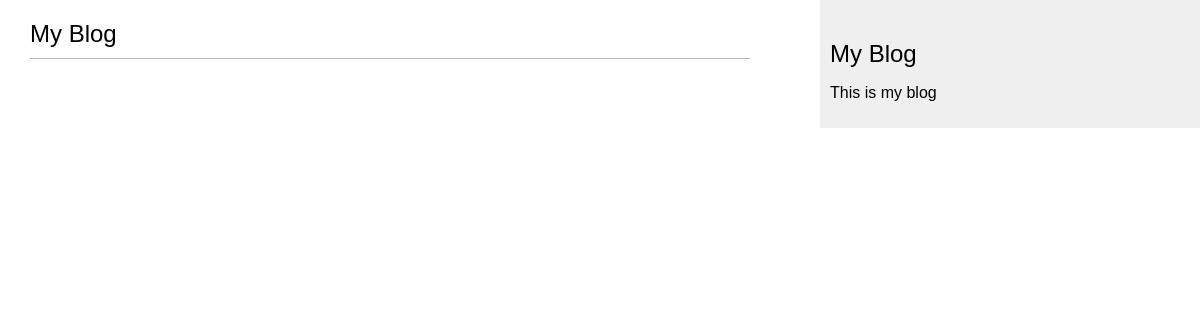
The page /blog/ on the database as committed earlier.
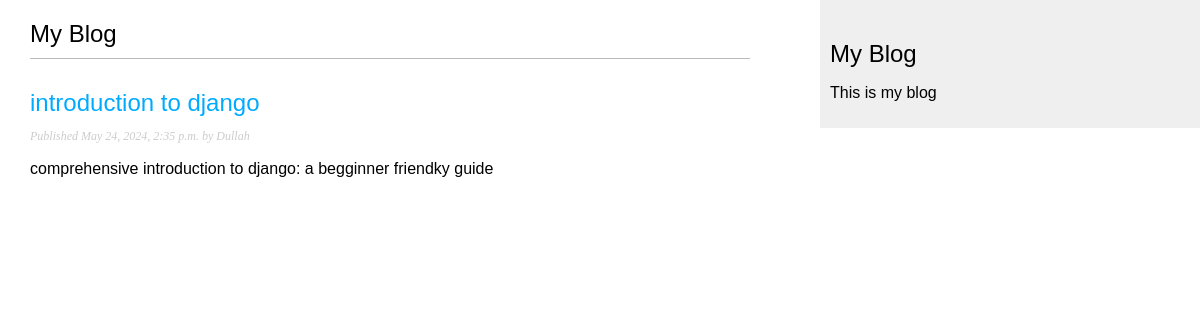
The same page on the database as committed later.
### blog/models.py (models this page shows, shortened)
class Post(models.Model):
  class Status(models.TextChoices):
    DRAFT = "DF", "Draft",
    PUBLISHED = "PB", "Published"
  title = models.CharField(max_length=250)
  slug = models.SlugField(max_length=250, unique_for_date="publish")
  author = models.ForeignKey(User, on_delete=models.CASCADE, related_name="blog_posts")
  body = models.TextField()
  publish = models.DateTimeField(default=timezone.now)
  created = models.DateTimeField(auto_now_add=True)
  updated = models.DateTimeField(auto_now=True)
  status = models.CharField(max_length=2, choices=Status.choices, default=Status.DRAFT)
  objects = models.Manager()
  published = PublishedManager()
  class Meta:
    ordering = ["-publish"]
    indexes = [
      models.Index(fields=["-publish"]),
    ]
  def get_absolute_url(self):
    return reverse('blog:post_detail',
      args=[
        self.publish.year,
        self.publish.month,
        self.publish.day,
        self.slug,
      ]
    )

### blog/views.py (the view)
# urls.py: path('', views.post_list, name="post_list"),
def post_list(request):
  posts = Post.published.all()
  return render(request, 'blog/post/list.html', {'posts':posts})

### blog/models.py (called while the page is built)
  def get_queryset(self):
    return super().get_queryset().filter(status = Post.Status.PUBLISHED)

### blog/templates/blog/post/list.html (shortened to what this page needs)
{% extends "blog/base.html" %}
{% block content %}
<h1>My Blog</h1>
  {% for post in posts %}
    <h2>
      <a href="{{ post.get_absolute_url }}">
      {{ post.title }}
      </a>
    </h2>
    <p class="date">
      Published {{ post.publish }} by {{ post.author }}
    </p>
    {{ post.body|truncatewords:30|linebreaks }}
  {% endfor %}
{% endblock %}

### blog/templates/blog/base.html (shortened to what this page needs)
{% load static %}
<!DOCTYPE html>
<html lang="en">
<head>
  <link href="{% static 'css/blog.css' %}" rel="stylesheet">
</head>
<body>
  <main>
    <section id="content">
      {% block content %}
      {% endblock %}
    </section>
    <section id="sidebar">
      <h2>My Blog</h2>
      <p>This is my blog</p>
    </section>
  </main>
</body>
</html>

### blog/static/css/blog.css (style rules this page uses)
body { margin:0; padding:0; font-family:helvetica, sans-serif; }
a { color:#00abff; text-decoration:none; }
h1 { font-weight:normal; border-bottom:1px solid #bbb; padding:0 0 10px 0; }
h2 { font-weight:normal; margin:30px 0 0; }
#content { float:left; width:60%; padding:0 0 0 30px; }
#sidebar { float:right; width:30%; padding:10px; background:#efefef; height:100%; }
p.date { color:#ccc; font-family: georgia, serif; font-size: 12px; font-style: italic; }

Rows that differ between the two databases and show on the page:
now on this page (row edited): Post: title "introduction to django", publish "May 24, 2024, 2:35 p.m.", author "Dullah", body "comprehensive introduction to django: a begginner friendky guide"
